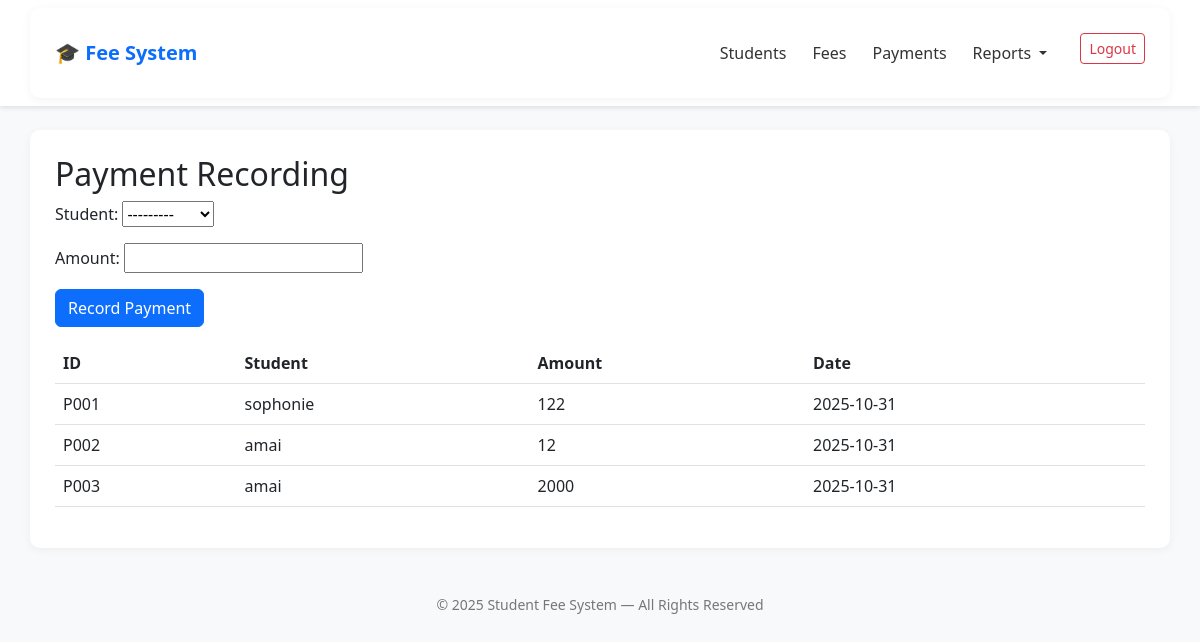
Page /payments/ (signed in) on the earlier database version.
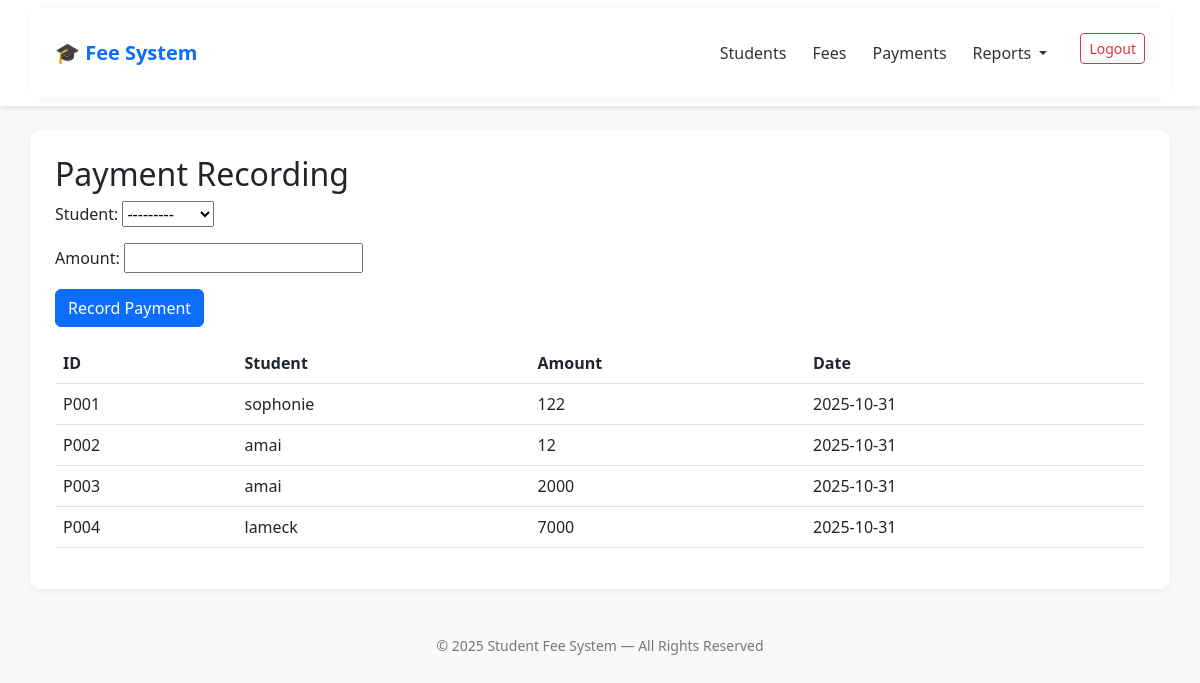
Same page on the later database version.
### management/models.py (models this page shows, shortened)
class Payment(models.Model):
    payment_id = models.CharField(max_length=10, unique=True, primary_key=True)  # e.g., P001
    student = models.ForeignKey(Student, on_delete=models.CASCADE)
    amount = models.PositiveIntegerField(validators=[MinValueValidator(1)])
    date = models.DateField(auto_now_add=True)  # Auto-set to today

class Student(models.Model):
    student_id = models.CharField(max_length=10, unique=True, primary_key=True)  # e.g., S001
    name = models.CharField(max_length=100)
    program = models.CharField(max_length=100)
    campus = models.CharField(max_length=50)
    year_of_study = models.PositiveIntegerField(validators=[MinValueValidator(1)])
    def __str__(self):
        return self.name

### management/views.py (the view, shortened to what this page needs)
# urls.py: path('payments/', views.PaymentRecordView.as_view(), name='payment_record'),
class PaymentRecordView(LoginRequiredMixin, ListView):
    model = Payment
    template_name = 'management/payment_record.html'
    context_object_name = 'payments'
    ordering = ['-date']  # Newest first
    def get_context_data(self, **kwargs):
        context = super().get_context_data(**kwargs)
        context['form'] = PaymentForm()  # Empty form for GET
        return context

### management/forms.py
class PaymentForm(forms.ModelForm):
    class Meta:
        model = Payment
        fields = ['student', 'amount']
        widgets = {
            'amount': forms.NumberInput(attrs={'min': 1}),
        }

### templates/management/payment_record.html (shortened to what this page needs)
{% extends 'base.html' %}
{% block content %}
<h2>Payment Recording</h2>
<form method="post">
    {{ form.as_p }}
    <button type="submit" class="btn btn-primary">Record Payment</button>
</form>
<table class="table mt-3">
    <thead>
        <tr>
            <th>ID</th><th>Student</th><th>Amount</th><th>Date</th>
        </tr>
    </thead>
    <tbody>
        {% for payment in payments %}
        <tr>
            <td>{{ payment.payment_id }}</td>
            <td>{{ payment.student.name }}</td>
            <td>{{ payment.amount }}</td>
            <td>{{ payment.date|date:"Y-m-d" }}</td>
        </tr>
        {% empty %}
        <tr><td colspan="4">No payments yet.</td></tr>
        {% endfor %}
    </tbody>
</table>
{% endblock %}

Differences in the rows shown:
added Payment: payment_id "P004", student.name "lameck", amount "7000", date "2025-10-31"
